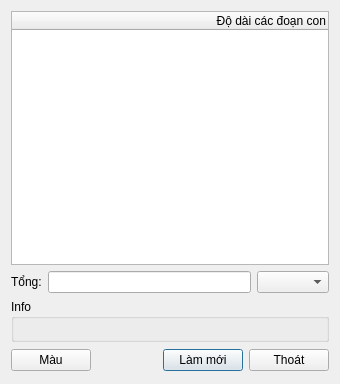
<?xml version="1.0" encoding="UTF-8"?>
<ui version="4.0">
 <class>QgsMeasureBase</class>
 <widget class="QDialog" name="QgsMeasureBase">
  <property name="geometry">
   <rect>
    <x>0</x>
    <y>0</y>
    <width>340</width>
    <height>384</height>
   </rect>
  </property>
  <property name="baseSize">
   <size>
    <width>150</width>
    <height>200</height>
   </size>
  </property>
  <property name="windowTitle">
   <string>Measure</string>
  </property>
  <property name="windowIcon">
   <iconset>
    <normaloff>.</normaloff>.</iconset>
  </property>
  <layout class="QGridLayout" name="gridLayout">
   <item row="2" column="0" colspan="3">
    <widget class="QgsCollapsibleGroupBox" name="groupBox">
     <property name="title">
      <string>Info</string>
     </property>
     <layout class="QVBoxLayout" name="verticalLayout">
      <property name="leftMargin">
       <number>3</number>
      </property>
      <property name="topMargin">
       <number>3</number>
      </property>
      <property name="rightMargin">
       <number>3</number>
      </property>
      <property name="bottomMargin">
       <number>3</number>
      </property>
      <item>
       <widget class="QLabel" name="mNotesLabel">
        <property name="text">
         <string/>
        </property>
        <property name="wordWrap">
         <bool>true</bool>
        </property>
       </widget>
      </item>
     </layout>
    </widget>
   </item>
   <item row="0" column="0" colspan="3">
    <widget class="QTreeWidget" name="mTable">
     <property name="editTriggers">
      <set>QAbstractItemView::NoEditTriggers</set>
     </property>
     <property name="rootIsDecorated">
      <bool>false</bool>
     </property>
     <property name="columnCount">
      <number>1</number>
     </property>
     <column>
      <property name="text">
       <string>Độ dài các đoạn con</string>
      </property>
      <property name="textAlignment">
       <set>AlignTrailing|AlignVCenter</set>
      </property>
     </column>
    </widget>
   </item>
   <item row="1" column="1">
    <widget class="QLineEdit" name="editTotal">
     <property name="font">
      <font>
       <weight>75</weight>
       <bold>true</bold>
      </font>
     </property>
     <property name="alignment">
      <set>Qt::AlignRight</set>
     </property>
     <property name="readOnly">
      <bool>true</bool>
     </property>
    </widget>
   </item>
   <item row="1" column="2">
    <widget class="QComboBox" name="mUnitsCombo"/>
   </item>
   <item row="1" column="0">
    <widget class="QLabel" name="textLabel2">
     <property name="text">
      <string>Tổng:</string>
     </property>
     <property name="buddy">
      <cstring>editTotal</cstring>
     </property>
    </widget>
   </item>
   <item row="3" column="0" colspan="3">
    <layout class="QHBoxLayout" name="horizontalLayout">
     <item>
      <widget class="QPushButton" name="colorPickerBtn">
       <property name="text">
        <string>Màu</string>
       </property>
       <property name="icon">
        <iconset>
         <normaloff>:/myicon/ColorPicker.svg</normaloff>:/myicon/ColorPicker.svg</iconset>
       </property>
      </widget>
     </item>
     <item>
      <spacer name="horizontalSpacer">
       <property name="orientation">
        <enum>Qt::Horizontal</enum>
       </property>
       <property name="sizeHint" stdset="0">
        <size>
         <width>128</width>
         <height>25</height>
        </size>
       </property>
      </spacer>
     </item>
     <item>
      <widget class="QPushButton" name="newBtn">
       <property name="text">
        <string>Làm mới</string>
       </property>
       <property name="autoDefault">
        <bool>false</bool>
       </property>
       <property name="default">
        <bool>true</bool>
       </property>
      </widget>
     </item>
     <item>
      <widget class="QPushButton" name="cancelBtn">
       <property name="text">
        <string>Thoát</string>
       </property>
       <property name="autoDefault">
        <bool>false</bool>
       </property>
      </widget>
     </item>
    </layout>
   </item>
  </layout>
 </widget>
 <layoutdefault spacing="6" margin="11"/>
 <customwidgets>
  <customwidget>
   <class>QgsCollapsibleGroupBox</class>
   <extends>QGroupBox</extends>
   <header>qgscollapsiblegroupbox.h</header>
   <container>1</container>
  </customwidget>
 </customwidgets>
 <tabstops>
  <tabstop>mTable</tabstop>
  <tabstop>editTotal</tabstop>
 </tabstops>
 <resources>
  <include location="myicon.qrc"/>
 </resources>
 <connections/>
</ui>
